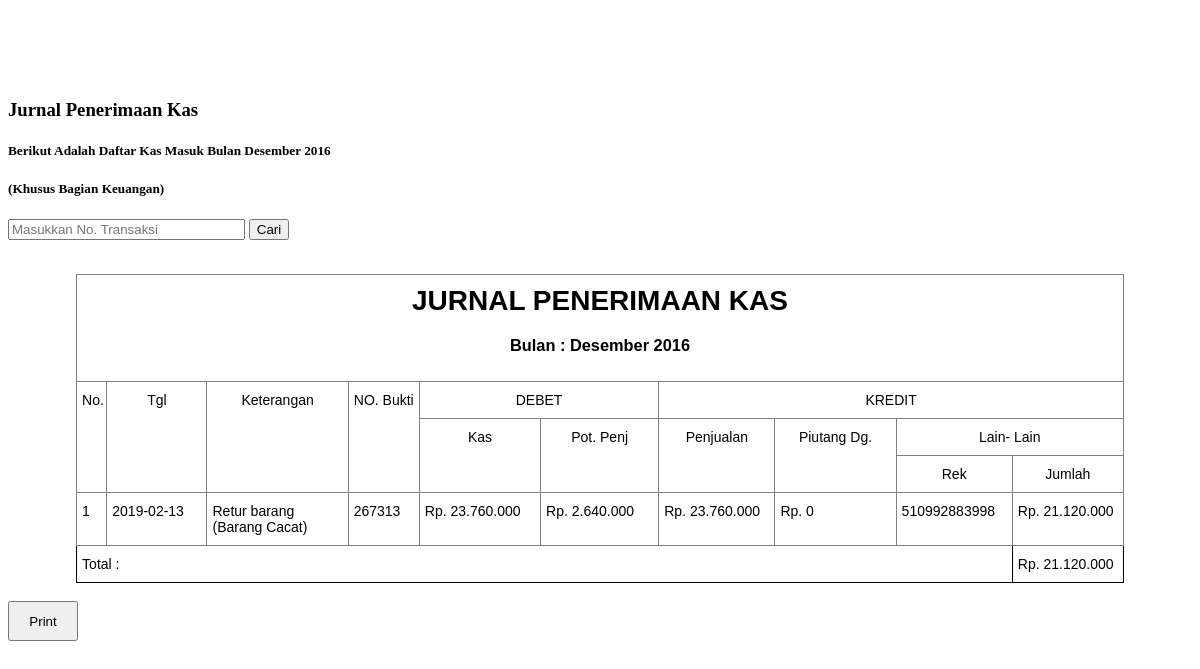
The page /jurnal.php on the database its author committed.
### tables this page shows
CREATE TABLE `tbjurnal` (
  `id_terima` int(11) NOT NULL AUTO_INCREMENT,
  `tgl_terima` date DEFAULT NULL,
  `keterangan` text,
  `no_bukti` varchar(20) DEFAULT NULL,
  `kas` int(20) DEFAULT NULL,
  `potongan` int(20) DEFAULT NULL,
  `penjualan` int(20) DEFAULT NULL,
  `piutang_dg` int(20) DEFAULT NULL,
  `rek` int(20) DEFAULT NULL,
  `jumlah` int(20) DEFAULT NULL,
  `id_supplier` int(11) DEFAULT NULL,
  PRIMARY KEY (`id_terima`)
);

CREATE TABLE `tbsupplier` (
  `id_supplier` int(11) NOT NULL,
  `nama_supplier` varchar(50) DEFAULT NULL,
  `alamat_supplier` text,
  `no_telp` varchar(15) DEFAULT NULL,
  `keterangan_supp` text,
  `no_rek` varchar(20) DEFAULT NULL,
  PRIMARY KEY (`id_supplier`)
);

### jurnal.php (the view, shortened to what this page needs)
<?php
include 'database/config.php';
$q = $_GET['q'];
?>
<div class="panel panel-primary">
    <div class="panel-heading"><h3>Jurnal Penerimaan Kas</h3><h5>Berikut Adalah Daftar Kas Masuk Bulan Desember 2016</h5><h5>(Khusus Bagian Keuangan)</h5></div>
    <div class="panel-body">
        <div>
        <form class="form-inline">
                <input class="form-control" style="color: black; width: 20%;" type="text" name="q" size="30" value="<?php echo $q?>" placeholder="Masukkan No. Transaksi"> <button class="btn btn-primary"><span class="glyphicon glyphicon-search"></span> Cari</button>
        </form>
        <br>
        <div class="panel-body">
        <table class="tg" style="undefined;table-layout: fixed; width: 953px" align="center">
<colgroup>
<col style="width: 30.2px">
<col style="width: 100.2px">
<col style="width: 141.2px">
<col style="width: 71.2px">
<col style="width: 121.2px">
<col style="width: 118.2px">
<col style="width: 116.2px">
<col style="width: 121.2px">
<col style="width: 116.2px">
<col style="width: 111px">
</colgroup>
  <tr>
    <th class="tg-c3ow" colspan="10"><h1>JURNAL PENERIMAAN KAS</h1><h3>Bulan : Desember 2016</h3></th>
  </tr>
  <tr>
    <th class="tg-c3ow" rowspan="3">No.</th>
    <th class="tg-c3ow" rowspan="3">Tgl</th>
    <th class="tg-c3ow" rowspan="3">Keterangan<br></th>
    <th class="tg-c3ow" rowspan="3">NO. Bukti</th>
    <th class="tg-uys7" colspan="2">DEBET</th>
    <th class="tg-uys7" colspan="4">KREDIT</th>
  </tr>
  <tr>
    <td class="tg-c3ow" rowspan="2">Kas</td>
    <td class="tg-c3ow" rowspan="2">Pot. Penj</td>
    <td class="tg-c3ow" rowspan="2">Penjualan</td>
    <td class="tg-c3ow" rowspan="2">Piutang Dg.</td>
    <td class="tg-c3ow" colspan="2">Lain- Lain</td>
  </tr>
  <tr>
    <td class="tg-uys7">Rek</td>
    <td class="tg-uys7">Jumlah</td>
  </tr>
  <?php
    $no=1;
    if($q==""){
        $sql="SELECT * FROM tbjurnal INNER JOIN tbsupplier ON tbjurnal.id_supplier=tbsupplier.id_supplier;";
    }else{
        $sql="SELECT * FROM tbjurnal INNER JOIN tbsupplier ON tbjurnal.id_supplier=tbsupplier.id_supplier WHERE no_bukti LIKE '%q%'";
    }
    $query=mysqli_query($conn, $sql);
    while($row=mysqli_fetch_array($query)){
  ?>
  <tr>
    <td class="tg-0pky"><?php echo $no++?></td>
    <td class="tg-0pky"><?php echo $row['tgl_terima']?></td>
    <td class="tg-0pky"><?php echo $row['keterangan']?></td>
    <td class="tg-0pky"><?php echo $row['no_bukti']?></td>
    <td class="tg-0pky">Rp. <?php echo number_format(($row['kas']),0,'.','.')?></td>
    <td class="tg-0pky">Rp. <?php echo number_format(($row['potongan']),0,'.','.')?></td>
    <td class="tg-0pky">Rp. <?php echo number_format(($row['penjualan']),0,'.','.')?></td>
    <td class="tg-0pky">Rp. <?php echo number_format(($row['piutang_dg']),0,'.','.')?></td>
    <td class="tg-0pky"><?php echo $row['no_rek']?></td>
    <td class="tg-0pky">Rp. <?php echo number_format(($row['jumlah']),0,'.','.')?></td>
  </tr>
    <?php } ?>
    <tr>
      <td colspan="9">Total :</td>
      <td>Rp.
      <?php
        $sqlsum="SELECT SUM(jumlah) AS jumlah_masuk FROM tbjurnal;";
        $querysum=mysqli_query($conn, $sqlsum);
        $rowsum=mysqli_fetch_array($querysum);
        echo number_format(($rowsum['jumlah_masuk']),0,'.','.');
      ?>
      </td>
  </tr>
</table>
        </div>
        <br>
<button style="height: 40px; width: 70px" id="printPageButton" onClick="window.print()">Print</button>
</div>
</div>

### jurnal.php (style rules this page uses)
.tg { border-collapse:collapse;border-spacing:0; }
.tg td { font-family:Arial, sans-serif;font-size:14px;padding:10px 5px;border-style:solid;border-width:1px;overflow:hidden;word-break:normal;border-color:black; }
.tg th { font-family:Arial, sans-serif;font-size:14px;font-weight:normal;padding:10px 5px;border-style:solid;border-width:1px;overflow:hidden;word-break:normal;border-color:black; }
.tg .tg-c3ow { border-color:inherit;text-align:center;vertical-align:top }
.tg .tg-uys7 { border-color:inherit;text-align:center }
.tg .tg-0pky { border-color:inherit;text-align:left;vertical-align:top }

### rows shown on the page
tbjurnal: tgl_terima "2019-02-13", keterangan "Retur barang (Barang Cacat)", no_bukti "267313", kas "23.760.000", potongan "2.640.000", penjualan "23.760.000", piutang_dg "0", id_supplier.no_rek "510992883998", jumlah "21.120.000"

### other values the page prints
$rowsum['jumlah_masuk'] "21.120.000"
